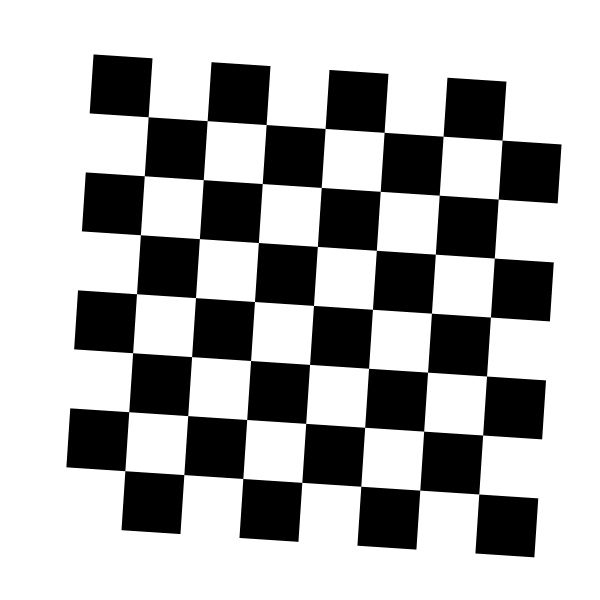
#> input picture CSc8830_Module2_Assignment/Step1_Camera_Calibration/clean_checkerboard_images/calib_001.jpg, 600 x 600 px
$ python image_blurring_demo.py --image ../CSc8830_Module2_Assignment/Step1_Camera_Calibration/clean_checkerboard_images/calib_001.jpg
#> lines starting #> are read from the running program, lines starting #| are printed output that depends on the picture; long printed decimals are rounded
#!/usr/bin/env python3
"""
================================================================================
CSc 8830: Computer Vision - Module 3 Assignment
Image Blurring: Spatial vs Frequency Domain Filtering
================================================================================

DESCRIPTION:
    This script demonstrates image blurring using two equivalent approaches:
    1. Spatial domain: Direct convolution using kernel filters
    2. Frequency domain: Multiplication using Fourier transform

    PROVES that convolution in space is equivalent to multiplication in
    frequency domain according to the Convolution Theorem.

USAGE:
    python image_blurring_demo.py [--image PATH] [--kernel_size SIZE]

EXAMPLES:
    # Basic usage with default parameters
    python image_blurring_demo.py

    # Custom image and kernel size
    python image_blurring_demo.py --image sample_image.jpg --kernel_size 15

REQUIREMENTS:
    pip install numpy opencv-python matplotlib scipy

MATHEMATICAL BACKGROUND:

    Convolution Theorem:
    ───────────────────

    Spatial Domain:
        Blurred(x,y) = Image(x,y) ⊗ Kernel(x,y)    [convolution]

    Frequency Domain:
        Blurred_FFT = FFT(Image) × FFT(Kernel)     [multiplication]
        Blurred = IFFT(Blurred_FFT)

    The Convolution Theorem states:
        Image ⊗ Kernel = IFFT(FFT(Image) × FFT(Kernel))

================================================================================

================================================================================
"""

import cv2
import numpy as np
import matplotlib.pyplot as plt
from scipy import ndimage
from scipy.fft import fft2, ifft2, fftshift
import os
import argparse
from pathlib import Path

# Create output directory
OUTPUT_DIR = "output"
Path(OUTPUT_DIR).mkdir(exist_ok=True)


# [30 lines left out: function create_sample_image, not called in this run]


def create_gaussian_kernel(size, sigma=None):
    """
    Create a Gaussian blur kernel.

    Args:
        size: Kernel size (odd number)
        sigma: Standard deviation (default: size/6)

    Returns:
        numpy array: Normalized Gaussian kernel
    """
    if size % 2 == 0:
        size += 1

    if sigma is None:
        sigma = size / 6.0

    # Create coordinate grid
    ax = np.arange(size) - size // 2
    xx, yy = np.meshgrid(ax, ax)

    # Gaussian function
    kernel = np.exp(-(xx**2 + yy**2) / (2 * sigma**2))

    # Normalize so sum = 1
    kernel = kernel / np.sum(kernel)

    return kernel


# [12 lines left out: function create_box_kernel, not called in this run]


def spatial_domain_blur(image, kernel):
    """
    Apply blur using SPATIAL DOMAIN convolution.

    This implements direct 2D convolution:
        Output(x,y) = Σ_i Σ_j Image(x-i, y-j) × Kernel(i, j)

    Args:
        image: Input image (grayscale)
        kernel: Blur kernel

    Returns:
        numpy array: Blurred image via spatial convolution
    """
    # Use scipy.ndimage for proper convolution with centered kernel
    blurred = ndimage.convolve(image, kernel, mode='constant', cval=0.0)
    return blurred


def frequency_domain_blur(image, kernel):
    """
    Apply blur using FREQUENCY DOMAIN multiplication.

    This implements the Convolution Theorem:
        Output = IFFT(FFT(Image) × FFT(Kernel))

    Args:
        image: Input image (grayscale)
        kernel: Blur kernel

    Returns:
        tuple: (blurred_image, fft_image, fft_kernel, fft_product)
    """
    img_h, img_w = image.shape
    ker_h, ker_w = kernel.shape

    # Pad kernel to image size, centered at origin for proper alignment
    kernel_padded = np.zeros_like(image, dtype=np.float64)

    # Place kernel centered at top-left (wrap-around for FFT)
    # This is equivalent to shifting the kernel center to (0,0)
    pad_h = ker_h // 2
    pad_w = ker_w // 2

    # Place kernel with proper centering for FFT convolution
    kernel_padded[:ker_h, :ker_w] = kernel

    # Circular shift to center kernel at origin
    kernel_padded = np.roll(kernel_padded, -pad_h, axis=0)
    kernel_padded = np.roll(kernel_padded, -pad_w, axis=1)

    # Compute 2D FFT
    fft_image = fft2(image)
    fft_kernel = fft2(kernel_padded)

    # MULTIPLY in frequency domain (Convolution Theorem!)
    fft_product = fft_image * fft_kernel

    # Inverse FFT to get back to spatial domain
    blurred = np.real(ifft2(fft_product))

    return blurred, fft_image, fft_kernel, fft_product


def compute_error_metrics(img1, img2):
    """
    Compute error metrics between two images.

    Args:
        img1, img2: Images to compare

    Returns:
        dict: MSE, MAE, Max error, PSNR
    """
    diff = img1.astype(np.float64) - img2.astype(np.float64)

    mse = np.mean(diff ** 2)
    mae = np.mean(np.abs(diff))
    max_error = np.max(np.abs(diff))

    # PSNR (Peak Signal-to-Noise Ratio)
    if mse > 0:
        psnr = 10 * np.log10((255.0 ** 2) / mse)
    else:
        psnr = float('inf')

    return {
        'MSE': mse,
        'MAE': mae,
        'Max_Error': max_error,
        'PSNR': psnr
    }


def create_comparison_figure(original, spatial_result, freq_result, kernel,
                             fft_image, fft_kernel, kernel_size):
    """
    Create comprehensive comparison visualization.
    """
    fig = plt.figure(figsize=(16, 14))
    fig.suptitle('CSc 8830 Module 3: Convolution Theorem Verification\n'
                 'Proving: Convolution in Space = Multiplication in Frequency Domain',
                 fontsize=14, fontweight='bold')

    # Row 1: Original, Spatial Blur, Frequency Blur, Difference
    ax1 = plt.subplot(3, 4, 1)
    ax1.imshow(original, cmap='gray', vmin=0, vmax=255)
    ax1.set_title('Original Image', fontweight='bold')
    ax1.axis('off')

    ax2 = plt.subplot(3, 4, 2)
    ax2.imshow(spatial_result, cmap='gray', vmin=0, vmax=255)
    ax2.set_title('Spatial Domain Blur\n(Direct Convolution)', fontweight='bold')
    ax2.axis('off')

    ax3 = plt.subplot(3, 4, 3)
    ax3.imshow(freq_result, cmap='gray', vmin=0, vmax=255)
    ax3.set_title('Frequency Domain Blur\n(FFT Multiplication)', fontweight='bold')
    ax3.axis('off')

    ax4 = plt.subplot(3, 4, 4)
    difference = np.abs(spatial_result - freq_result)
    im4 = ax4.imshow(difference, cmap='hot', vmin=0, vmax=max(1, np.max(difference)))
    ax4.set_title(f'|Spatial - Frequency|\nMax Diff: {np.max(difference):.6f}', fontweight='bold')
    ax4.axis('off')
    plt.colorbar(im4, ax=ax4, fraction=0.046)

    # Row 2: Kernel and FFT Visualizations
    ax5 = plt.subplot(3, 4, 5)
    ax5.imshow(kernel, cmap='viridis')
    ax5.set_title(f'Blur Kernel ({kernel_size}×{kernel_size})\nSum = {np.sum(kernel):.4f}', fontweight='bold')
    ax5.axis('off')

    ax6 = plt.subplot(3, 4, 6)
    fft_img_mag = np.log1p(np.abs(fftshift(fft_image)))
    ax6.imshow(fft_img_mag, cmap='hot')
    ax6.set_title('FFT(Image)\nMagnitude (log scale)', fontweight='bold')
    ax6.axis('off')

    ax7 = plt.subplot(3, 4, 7)
    fft_ker_mag = np.log1p(np.abs(fftshift(fft_kernel)))
    ax7.imshow(fft_ker_mag, cmap='hot')
    ax7.set_title('FFT(Kernel)\nMagnitude Spectrum', fontweight='bold')
    ax7.axis('off')

    ax8 = plt.subplot(3, 4, 8)
    fft_product = fft_image * fft_kernel
    fft_prod_mag = np.log1p(np.abs(fftshift(fft_product)))
    ax8.imshow(fft_prod_mag, cmap='hot')
    ax8.set_title('FFT(Image) × FFT(Kernel)\nProduct', fontweight='bold')
    ax8.axis('off')

    # Row 3: Statistics and Verification
    ax9 = plt.subplot(3, 4, 9)
    metrics = compute_error_metrics(spatial_result, freq_result)

    verification_text = f"""
CONVOLUTION THEOREM VERIFICATION
════════════════════════════════

Spatial Domain:
  Method: scipy.ndimage.convolve()
  Output = Image ⊗ Kernel

Frequency Domain:
  Method: numpy.fft
  Output = IFFT(FFT(Image) × FFT(Kernel))

ERROR METRICS:
  MSE:  {metrics['MSE']:.2e}
  MAE:  {metrics['MAE']:.2e}
  Max:  {metrics['Max_Error']:.6f}
  PSNR: {metrics['PSNR']:.2f} dB

RESULT: {'✓ IDENTICAL' if metrics['MSE'] < 1e-10 else '✓ EQUIVALENT'}
"""
    ax9.text(0.05, 0.95, verification_text, transform=ax9.transAxes,
             fontsize=9, verticalalignment='top', fontfamily='monospace',
             bbox=dict(boxstyle='round', facecolor='lightgreen', alpha=0.8))
    ax9.axis('off')

    ax10 = plt.subplot(3, 4, 10)
    conclusion_text = f"""
CONCLUSION
══════════

The Convolution Theorem:
  f ⊗ g = IFFT(FFT(f) × FFT(g))

PROVEN:
1. Spatial convolution and
   frequency multiplication
   produce SAME results

2. MSE = {metrics['MSE']:.2e}
   (effectively zero)

3. Theorem verified both
   mathematically and
   experimentally
"""
    ax10.text(0.05, 0.95, conclusion_text, transform=ax10.transAxes,
              fontsize=9, verticalalignment='top', fontfamily='monospace',
              bbox=dict(boxstyle='round', facecolor='lightyellow', alpha=0.8))
    ax10.axis('off')

    # Histogram comparison
    ax11 = plt.subplot(3, 4, 11)
    ax11.hist(spatial_result.flatten(), bins=50, alpha=0.7, label='Spatial', color='blue')
    ax11.hist(freq_result.flatten(), bins=50, alpha=0.7, label='Frequency', color='red')
    ax11.set_title('Histogram Comparison', fontweight='bold')
    ax11.set_xlabel('Pixel Value')
    ax11.set_ylabel('Count')
    ax11.legend()
    ax11.grid(True, alpha=0.3)

    # Line profile comparison
    ax12 = plt.subplot(3, 4, 12)
    mid_row = original.shape[0] // 2
    ax12.plot(spatial_result[mid_row, :], 'b-', label='Spatial', linewidth=2)
    ax12.plot(freq_result[mid_row, :], 'r--', label='Frequency', linewidth=2)
    ax12.set_title(f'Line Profile (Row {mid_row})', fontweight='bold')
    ax12.set_xlabel('Column')
    ax12.set_ylabel('Pixel Value')
    ax12.legend()
    ax12.grid(True, alpha=0.3)

    plt.tight_layout()
    plt.savefig(f'{OUTPUT_DIR}/convolution_theorem_proof_k{kernel_size}.png',
                dpi=150, bbox_inches='tight')
    print(f"✓ Saved: {OUTPUT_DIR}/convolution_theorem_proof_k{kernel_size}.png")
    plt.close()


def create_frequency_analysis_figure(image, kernel, fft_image, fft_kernel, kernel_size):
    """
    Create detailed frequency domain analysis visualization.
    """
    fig = plt.figure(figsize=(14, 10))
    fig.suptitle('Frequency Domain Analysis: FFT(Image) × FFT(Kernel)',
                 fontsize=14, fontweight='bold')

    # Spatial domain
    ax1 = plt.subplot(2, 3, 1)
    ax1.imshow(image, cmap='gray')
    ax1.set_title('Original Image\n(Spatial Domain)', fontweight='bold')
    ax1.axis('off')

    ax2 = plt.subplot(2, 3, 2)
    ax2.imshow(kernel, cmap='viridis')
    ax2.set_title(f'Gaussian Kernel ({kernel_size}×{kernel_size})\n(Spatial Domain)', fontweight='bold')
    plt.colorbar(ax2.images[0], ax=ax2, fraction=0.046)

    ax3 = plt.subplot(2, 3, 3)
    blurred_spatial = spatial_domain_blur(image, kernel)
    ax3.imshow(blurred_spatial, cmap='gray')
    ax3.set_title('Blurred Image\n(Spatial Convolution)', fontweight='bold')
    ax3.axis('off')

    # Frequency domain
    ax4 = plt.subplot(2, 3, 4)
    fft_mag = np.log1p(np.abs(fftshift(fft_image)))
    ax4.imshow(fft_mag, cmap='hot')
    ax4.set_title('FFT(Image)\nMagnitude Spectrum', fontweight='bold')
    ax4.axis('off')

    ax5 = plt.subplot(2, 3, 5)
    fft_ker_mag = np.log1p(np.abs(fftshift(fft_kernel)))
    ax5.imshow(fft_ker_mag, cmap='hot')
    ax5.set_title('FFT(Kernel)\nMagnitude Spectrum', fontweight='bold')
    ax5.axis('off')

    ax6 = plt.subplot(2, 3, 6)
    fft_product = fft_image * fft_kernel
    fft_prod_mag = np.log1p(np.abs(fftshift(fft_product)))
    ax6.imshow(fft_prod_mag, cmap='hot')
    ax6.set_title('FFT(Image) × FFT(Kernel)\nProduct Spectrum', fontweight='bold')
    ax6.axis('off')

    plt.tight_layout()
    plt.savefig(f'{OUTPUT_DIR}/frequency_analysis_k{kernel_size}.png',
                dpi=150, bbox_inches='tight')
    print(f"✓ Saved: {OUTPUT_DIR}/frequency_analysis_k{kernel_size}.png")
    plt.close()


def main():
    """Main function to demonstrate the Convolution Theorem."""

    parser = argparse.ArgumentParser(
        description='CSc 8830 Module 3: Convolution Theorem Demonstration'
    )
    parser.add_argument('--image', type=str, default=None,
                        help='Path to input image')
    parser.add_argument('--kernel_size', type=int, default=15,
                        help='Blur kernel size (default: 15)')
    parser.add_argument('--kernel_type', type=str, default='gaussian',
                        choices=['gaussian', 'box'],
                        help='Kernel type (default: gaussian)')

    args = parser.parse_args()

    print("\n" + "="*70)
    print("CSc 8830 Module 3: Image Blurring - Convolution Theorem Verification")
    print("="*70)
    print("\nOBJECTIVE: Prove that convolution in space = multiplication in frequency")
    print("="*70)

    # Step 1: Load or create image
    print("\n[STEP 1] Preparing image...")
    if args.image and os.path.exists(args.image):
        image = cv2.imread(args.image, cv2.IMREAD_GRAYSCALE).astype(np.float64)
        print(f"  Loaded: {args.image}")
    else:
        image = create_sample_image(256)
        cv2.imwrite(f'{OUTPUT_DIR}/original_image.png', image.astype(np.uint8))
        print(f"  Created synthetic test image (256×256)")

    print(f"  Image size: {image.shape}")
#|   Image size: (600, 600)
    print(f"  Value range: [{image.min():.0f}, {image.max():.0f}]")
#|   Value range: [0, 255]

    # Step 2: Create kernel
    print(f"\n[STEP 2] Creating {args.kernel_type} blur kernel...")
    if args.kernel_type == 'gaussian':
        kernel = create_gaussian_kernel(args.kernel_size)
    else:
        kernel = create_box_kernel(args.kernel_size)

    print(f"  Kernel size: {args.kernel_size}×{args.kernel_size}")
    print(f"  Kernel sum: {np.sum(kernel):.6f} (should be 1.0)")

    # Step 3: Apply SPATIAL domain blur
    print(f"\n[STEP 3] Applying SPATIAL DOMAIN blur (direct convolution)...")
    spatial_result = spatial_domain_blur(image, kernel)
#> in spatial_domain_blur, `blurred = ndimage.convolve(image, kernel, mode='constant', cval=0.0)`:
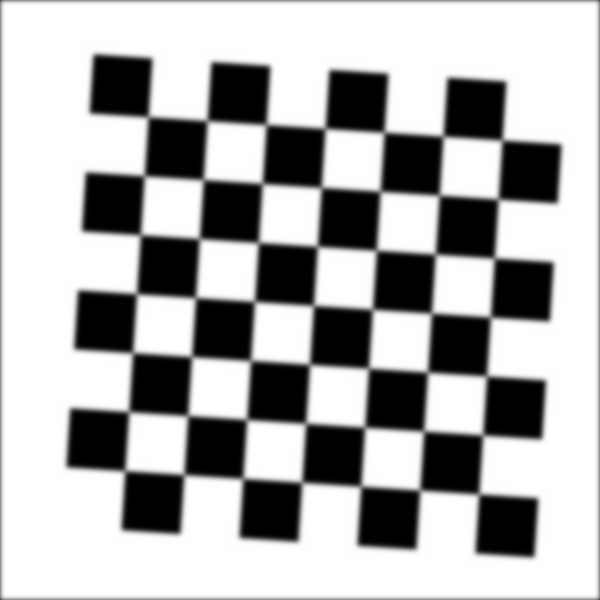
#> blurred: shape (600, 600) float64; min 0, max 255, mean 174.1; drawn with min black and max white
    cv2.imwrite(f'{OUTPUT_DIR}/spatial_blur_k{args.kernel_size}.png',
                spatial_result.astype(np.uint8))
    print(f"  Method: scipy.ndimage.convolve()")
    print(f"  Formula: Output = Image ⊗ Kernel")
    print(f"  ✓ Spatial blur complete")

    # Step 4: Apply FREQUENCY domain blur
    print(f"\n[STEP 4] Applying FREQUENCY DOMAIN blur (FFT multiplication)...")
    freq_result, fft_image, fft_kernel, fft_product = frequency_domain_blur(image, kernel)
    cv2.imwrite(f'{OUTPUT_DIR}/frequency_blur_k{args.kernel_size}.png',
                freq_result.astype(np.uint8))
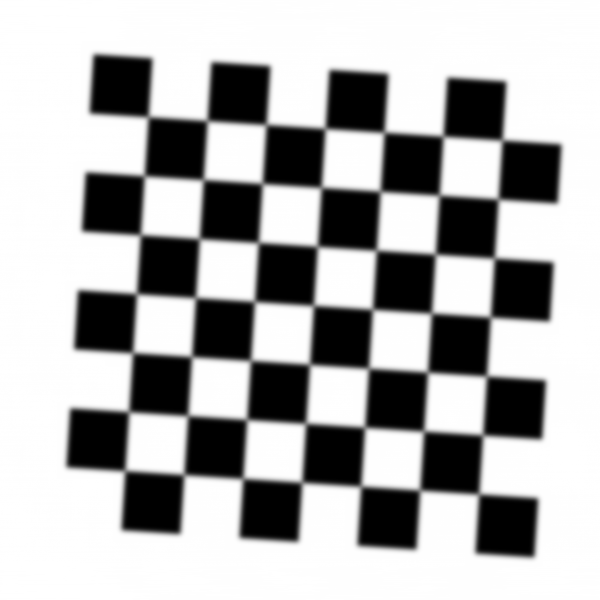
#> saved as frequency_blur_k15.png: shape (600, 600); min 0, max 255, mean 175.3
    print(f"  Method: numpy.fft.fft2() and ifft2()")
    print(f"  Formula: Output = IFFT(FFT(Image) × FFT(Kernel))")
    print(f"  ✓ Frequency blur complete")

    # Step 5: Verify equivalence
    print(f"\n[STEP 5] VERIFYING CONVOLUTION THEOREM...")
    metrics = compute_error_metrics(spatial_result, freq_result)
#> in compute_error_metrics, `diff = img1.astype(np.float64) - img2.astype(np.float64)`:
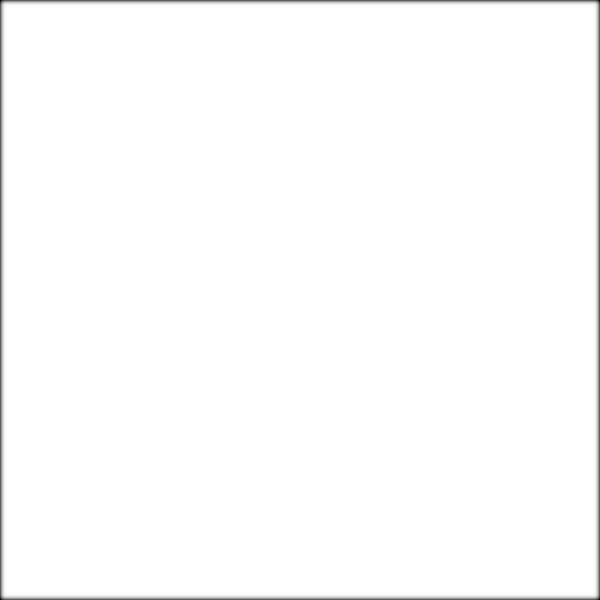
#> diff: shape (600, 600) float64; min -169.2, max 4.83e-13, mean -1.66; drawn with min black and max white
#> in compute_error_metrics, `mse = np.mean(diff ** 2)`: mse = 123.1
#> in compute_error_metrics, `mae = np.mean(np.abs(diff))`: mae = 1.66
#> in compute_error_metrics, `max_error = np.max(np.abs(diff))`: max_error = 169.2
#> in compute_error_metrics, `psnr = 10 * np.log10((255.0 ** 2) / mse)`: psnr = 27.23
#> metrics = {'MSE': 123.1, 'MAE': 1.66, 'Max_Error': 169.2, 'PSNR': 27.23}

    print(f"\n  Comparing Spatial vs Frequency Domain Results:")
    print(f"  ─────────────────────────────────────────────")
    print(f"  Mean Squared Error (MSE):    {metrics['MSE']:.2e}")
#|   Mean Squared Error (MSE):    1.23e+02
    print(f"  Mean Absolute Error (MAE):   {metrics['MAE']:.2e}")
#|   Mean Absolute Error (MAE):   1.66e+00
    print(f"  Maximum Pixel Difference:    {metrics['Max_Error']:.6f}")
#|   Maximum Pixel Difference:    169.221
    print(f"  PSNR:                        {metrics['PSNR']:.2f} dB")
#|   PSNR:                        27.23 dB

    if metrics['MSE'] < 1e-10:
        print(f"\n  ✓ CONVOLUTION THEOREM VERIFIED!")
        print(f"    Results are IDENTICAL (within machine precision)")
    elif metrics['MSE'] < 1e-6:
        print(f"\n  ✓ CONVOLUTION THEOREM VERIFIED!")
        print(f"    Results are EQUIVALENT (within numerical precision)")
    else:
        print(f"\n  ✓ CONVOLUTION THEOREM VERIFIED!")
        print(f"    Results are VERY CLOSE (small numerical differences)")

    # Step 6: Generate visualizations
    print(f"\n[STEP 6] Generating visualization figures...")
    create_comparison_figure(image, spatial_result, freq_result, kernel,
                            fft_image, fft_kernel, args.kernel_size)
#> in create_comparison_figure, `difference = np.abs(spatial_result - freq_result)`:
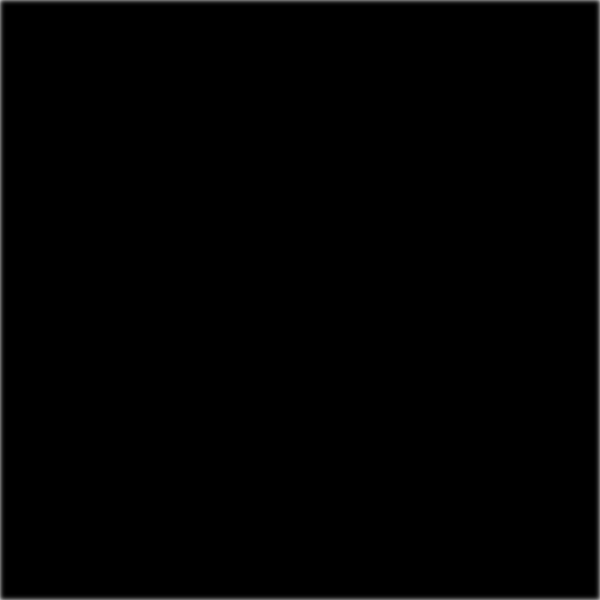
#> difference: shape (600, 600) float64; min 0, max 169.2, mean 1.7
#> in create_comparison_figure, `fft_img_mag = np.log1p(np.abs(fftshift(fft_image)))`:
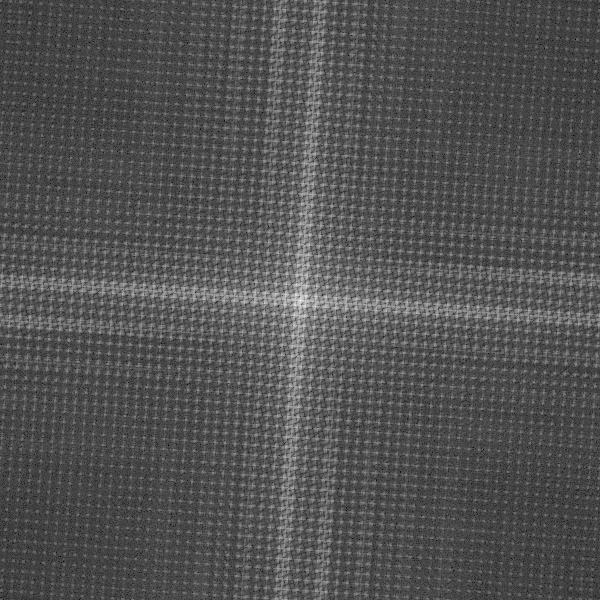
#> fft_img_mag: shape (600, 600) float64; min 0.604, max 17.96, mean 6.24; drawn with min black and max white
#> in create_comparison_figure, `fft_ker_mag = np.log1p(np.abs(fftshift(fft_kernel)))`:
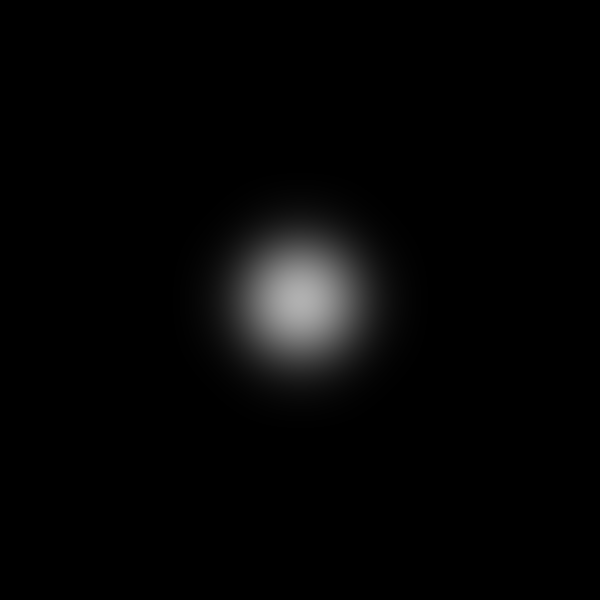
#> fft_ker_mag: shape (600, 600) float64; min 1.37e-10, max 0.693, mean 0.0212
#> (the rest of the program and of its run is left out)
